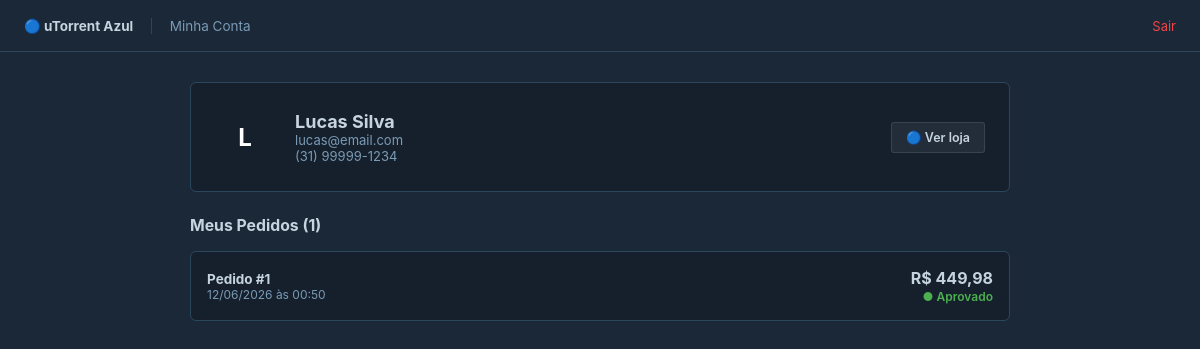
Screenshot of /minha_conta.php (signed in) with the database file from the repository.
### tables this page shows
CREATE TABLE IF NOT EXISTS clientes (
    id         INT AUTO_INCREMENT PRIMARY KEY,
    nome       VARCHAR(100)  NOT NULL,
    email      VARCHAR(150)  UNIQUE NOT NULL,
    telefone   VARCHAR(20),
    senha      VARCHAR(255)  NOT NULL,
    ativo      TINYINT(1)    DEFAULT 1,
    created_at TIMESTAMP     DEFAULT CURRENT_TIMESTAMP,
    updated_at TIMESTAMP     DEFAULT CURRENT_TIMESTAMP ON UPDATE CURRENT_TIMESTAMP
);

CREATE TABLE IF NOT EXISTS pedidos (
    id         INT AUTO_INCREMENT PRIMARY KEY,
    cliente_id INT           NOT NULL,
    status     ENUM('pendente','aprovado','cancelado') DEFAULT 'pendente',
    total      DECIMAL(10,2) DEFAULT 0,
    created_at TIMESTAMP     DEFAULT CURRENT_TIMESTAMP,
    updated_at TIMESTAMP     DEFAULT CURRENT_TIMESTAMP ON UPDATE CURRENT_TIMESTAMP,
    FOREIGN KEY (cliente_id) REFERENCES clientes(id)
);

### admin/config/conexao.php (called while the page is built, shortened)
<?php
try {
    $pdo = new PDO(
        'mysql:host=' . DB_HOST . ';dbname=' . DB_NAME . ';charset=utf8mb4',
        DB_USER,
        DB_PASS,
        [
            PDO::ATTR_ERRMODE            => PDO::ERRMODE_EXCEPTION,
            PDO::ATTR_DEFAULT_FETCH_MODE => PDO::FETCH_ASSOC,
        ]
    );
} catch (PDOException $e) {
    die('<div style="font-family:sans-serif;padding:30px;background:#1a1a2e;color:#ef4444;text-align:center;">
        <h2>Erro de Conexão</h2>
        <p>' . $e->getMessage() . '</p>
        <p>Verifique se o XAMPP está rodando e o banco <strong>loja_games</strong> foi criado.</p>
    </div>');
}
function getConexao(): PDO {
    global $pdo;
    return $pdo;
}

### admin/models/Cliente.php (called while the page is built, shortened)
<?php
require_once __DIR__ . '/../config/conexao.php';
class Cliente {
    private PDO $pdo;
    public function __construct() {
        $this->pdo = getConexao();
    }
    public function buscarPorId(int $id): array|false {
        $stmt = $this->pdo->prepare("SELECT * FROM clientes WHERE id = :id");
        $stmt->bindValue(':id', $id, PDO::PARAM_INT);
        $stmt->execute();
        return $stmt->fetch();
    }
}

### admin/models/Pedido.php (called while the page is built, shortened)
<?php
require_once __DIR__ . '/../config/conexao.php';
class Pedido {
    private PDO $pdo;
    public function __construct() {
        $this->pdo = getConexao();
    }
    public function buscarPorCliente(int $clienteId): array {
        $stmt = $this->pdo->prepare(
            "SELECT * FROM pedidos WHERE cliente_id = :id ORDER BY created_at DESC"
        );
        $stmt->bindValue(':id', $clienteId, PDO::PARAM_INT);
        $stmt->execute();
        return $stmt->fetchAll();
    }
}

### minha_conta.php (the view, shortened to what this page needs)
<?php
require_once __DIR__ . '/admin/config/conexao.php';
require_once __DIR__ . '/admin/models/Cliente.php';
require_once __DIR__ . '/admin/models/Pedido.php';
$cli     = new Cliente();
$ped     = new Pedido();
$cliente = $cli->buscarPorId((int)$_SESSION['cliente_id']);
$pedidos = $ped->buscarPorCliente((int)$_SESSION['cliente_id']);
$cores = ['pendente' => '#e3a000', 'aprovado' => '#4caf50', 'cancelado' => '#e74c3c'];
?>
<!DOCTYPE html>
<html lang="pt-br">
<head>
    <link rel="stylesheet" href="<?= BASE_URL ?>/admin/public/css/style.css">
</head>
<body style="background:var(--bg-body)">
<nav style="background:var(--bg-nav);border-bottom:1px solid var(--border);padding:0 24px;display:flex;align-items:center;gap:16px;height:52px">
    <a href="<?= BASE_URL ?>/index.php" style="font-weight:700;color:var(--text);text-decoration:none">🔵 uTorrent Azul</a>
    <span style="color:var(--border)">|</span>
    <span style="color:var(--text-muted)">Minha Conta</span>
    <a href="<?= BASE_URL ?>/logout_cliente.php" style="color:var(--danger);font-size:13px">Sair</a>
</nav>
<div class="conta-wrap">
    <div class="perfil-card">
        <div class="avatar"><?= strtoupper($cliente['nome'][0]) ?></div>
        <div>
            <h2 style="margin:0;font-size:18px;color:var(--text)"><?= htmlspecialchars($cliente['nome']) ?></h2>
            <div style="color:var(--text-muted);font-size:13px"><?= htmlspecialchars($cliente['email']) ?></div>
            <?php if ($cliente['telefone']): ?>
            <div style="color:var(--text-muted);font-size:13px"><?= htmlspecialchars($cliente['telefone']) ?></div>
            <?php endif; ?>
        </div>
        <a href="<?= BASE_URL ?>/index.php" class="btn btn-secondary" style="margin-left:auto">
            🔵 Ver loja
        </a>
    </div>
    <h3 style="color:var(--text);margin:0 0 16px">Meus Pedidos (<?= count($pedidos) ?>)</h3>
    <?php if (empty($pedidos)): ?>
    <div style="text-align:center;padding:40px;color:var(--text-muted);background:var(--bg-card);border:1px solid var(--border);border-radius:6px">
        <p>Você ainda não fez nenhum pedido.</p>
        <a href="<?= BASE_URL ?>/index.php" class="btn btn-primary">Explorar jogos</a>
    </div>
    <?php else: ?>
    <?php foreach ($pedidos as $p): ?>
    <div class="pedido-row">
        <div>
            <div style="font-weight:700;color:var(--text)">Pedido #<?= $p['id'] ?></div>
            <div style="font-size:12px;color:var(--text-muted)">
                <?= date('d/m/Y \à\s H:i', strtotime($p['created_at'])) ?>
            </div>
        </div>
        <div style="text-align:right">
            <div style="font-size:16px;font-weight:700;color:var(--steam-green)">
                R$ <?= number_format($p['total'], 2, ',', '.') ?>
            </div>
            <span style="font-size:12px;font-weight:600;color:<?= $cores[$p['status']] ?? '#888' ?>">
                ● <?= ucfirst($p['status']) ?>
            </span>
        </div>
    </div>
    <?php endforeach; ?>
    <?php endif; ?>
</div>
</body>
</html>

### admin/public/css/style.css (style rules this page uses)
:root { --bg-body: #1b2838; --bg-card: #16202d; --bg-sidebar: #171a21; --bg-topbar: #171a21; --bg-input: #2a475e; --border: #2a475e; --blue: #1a9fff; --blue-light: #66c0f4; --blue-glow: rgba(102,192,244,0.18); --green: #4c6b22; --green-light: #a4d007; --text: #c6d4df; --text-muted: #7a9bb5; --success: #90ba3c; --danger: #ef4444; --warning: #e8bc34; --info: #3b9fe8; --radius: 4px; --sidebar-w: 250px; --transition: 0.15s ease; }
*, *::before, *::after { box-sizing: border-box; margin: 0; padding: 0; }
body { font-family: 'Inter', 'Segoe UI', system-ui, sans-serif; background: var(--bg-body); color: var(--text); min-height: 100vh; font-size: 13.5px; }
a { color: var(--blue-light); text-decoration: none; transition: color var(--transition); }
.btn { display: inline-flex; align-items: center; gap: 5px; padding: 7px 14px; border-radius: 3px; font-size: 12.5px; font-weight: 600; cursor: pointer; border: none; transition: all var(--transition); text-decoration: none; white-space: nowrap; }
.btn-secondary { background: rgba(255,255,255,0.06); color: var(--text); border: 1px solid rgba(255,255,255,0.1); }

### minha_conta.php (style rules this page uses)
.conta-wrap { max-width:860px; margin:0 auto; padding:30px 20px; }
.perfil-card { background:var(--bg-card); border:1px solid var(--border); border-radius:6px; padding:24px; margin-bottom:24px; display:flex; align-items:center; gap:20px; }
.avatar { width:60px; height:60px; border-radius:50%; background:var(--steam-blue); display:flex; align-items:center; justify-content:center; font-size:24px; font-weight:700; color:#fff; flex-shrink:0; }
.pedido-row { background:var(--bg-card); border:1px solid var(--border); border-radius:6px; padding:16px; margin-bottom:10px; display:flex; justify-content:space-between; align-items:center; flex-wrap:wrap; gap:8px; }

### rows the page displays
clientes: nome "L", nome "Lucas Silva", email "lucas@email.com", telefone "(31) 99999-1234"
pedidos: id "1", created_at "12/06/2026 às 00:50", total "449,98", status "Aprovado"

### other values shown
count($pedidos) "1"
